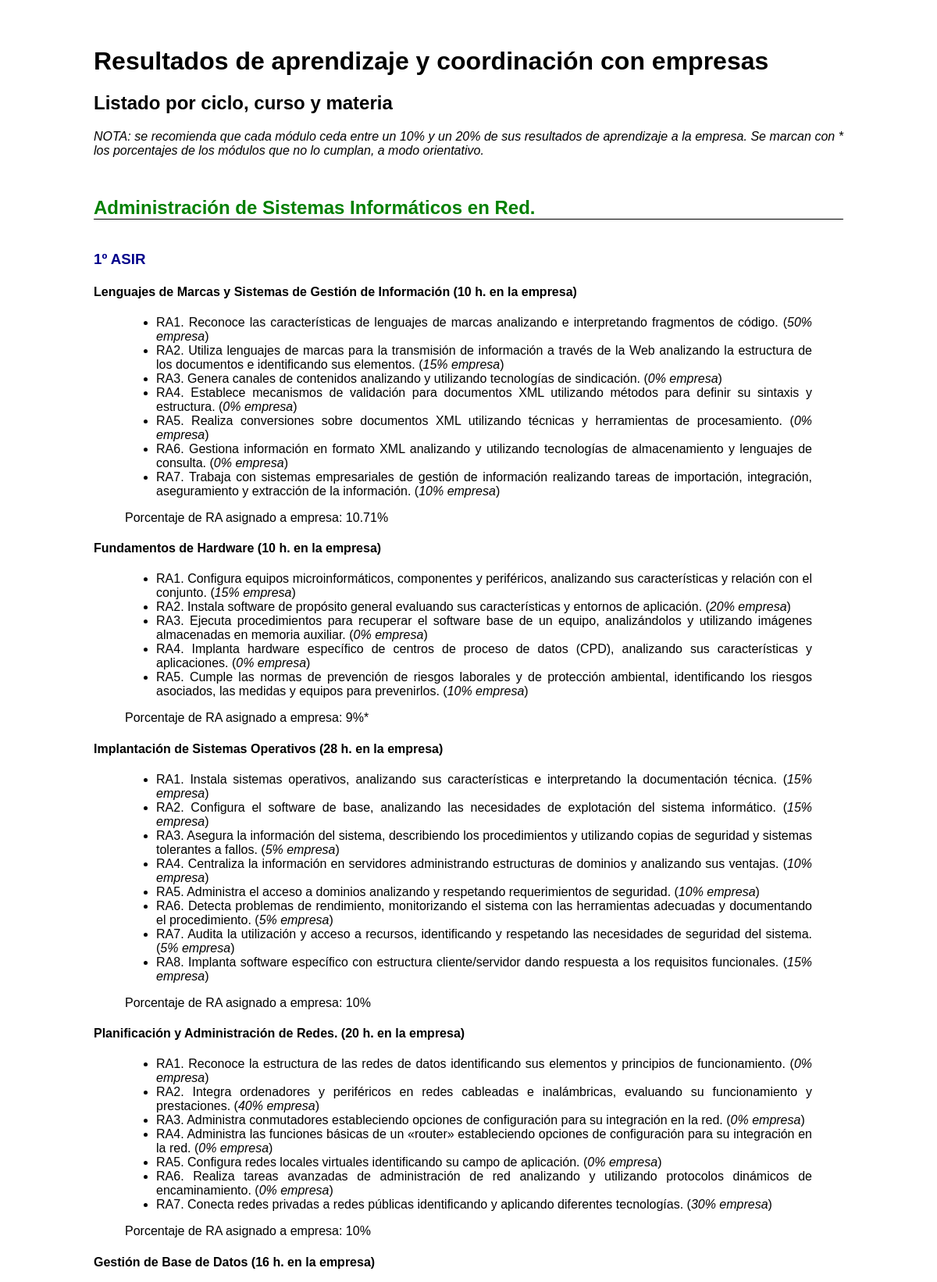
Screenshot of /v3/resultados_aprendizaje_vista_previa.php (upper part) with the database file from the repository.
### tables this page shows
CREATE TABLE IF NOT EXISTS `ciclos` (
  `id` int(11) NOT NULL AUTO_INCREMENT,
  `nombre` varchar(200) NOT NULL,
  `familia` varchar(200) NOT NULL,
  `nivel` varchar(100) NOT NULL,
  PRIMARY KEY (`id`)
);

CREATE TABLE IF NOT EXISTS `cursos` (
  `id` int(11) NOT NULL AUTO_INCREMENT,
  `nombre` varchar(100) NOT NULL,
  `abreviatura` varchar(10) NOT NULL,
  `orden` int(11) DEFAULT NULL,
  `horas_semana` int(11) NOT NULL,
  `categoria` varchar(5) DEFAULT NULL,
  `idCiclo` int(11) DEFAULT NULL,
  PRIMARY KEY (`id`)
);

CREATE TABLE IF NOT EXISTS `materias` (
  `id` int(11) NOT NULL AUTO_INCREMENT,
  `nombre` varchar(100) NOT NULL,
  `idCurso` int(11) NOT NULL,
  `idDepartamento` int(11) DEFAULT NULL,
  `cantidad` int(11) NOT NULL DEFAULT '1',
  `horas` int(11) NOT NULL,
  `horas_complementarias` int(11) NOT NULL DEFAULT '0',
  `grupo` varchar(5) NOT NULL,
  `idEspecialidad` varchar(3) DEFAULT NULL,
  `computables_horas_grupo` tinyint(1) NOT NULL DEFAULT '1',
  `asignada_directiva` tinyint(4) NOT NULL DEFAULT '0',
  `min_num_profesores` int(11) NOT NULL DEFAULT '0',
  `max_grupos_profesor` int(11) NOT NULL DEFAULT '0',
  `tiene_programacion` tinyint(1) NOT NULL DEFAULT '1',
  `tipo` enum('TUTORIA','INGLES','OTRA') NOT NULL DEFAULT 'OTRA',
  `divisible` tinyint(4) NOT NULL DEFAULT '1',
  `horas_empresa` int(11) NOT NULL DEFAULT '0',
  `codigo_oficial` varchar(20) DEFAULT NULL,
  `nombre_oficial` varchar(200) DEFAULT NULL,
  `creditos_ects` int(11) DEFAULT NULL,
  `horas_anuales` int(11) DEFAULT NULL,
  PRIMARY KEY (`id`)
);

CREATE TABLE IF NOT EXISTS `resultados_aprendizaje` (
  `id` int(11) NOT NULL AUTO_INCREMENT,
  `idMateria` int(11) NOT NULL,
  `orden` int(11) NOT NULL,
  `texto` text NOT NULL,
  `porcentaje_empresa` int(11) NOT NULL DEFAULT '0',
  `porcentaje_evaluacion` int(11) NOT NULL DEFAULT '0',
  `es_clave` tinyint(4) NOT NULL DEFAULT '1',
  PRIMARY KEY (`id`)
);

### v3/resultados_aprendizaje_vista_previa.php (the view, shortened to what this page needs)
<?php
    include('includes/database.php');
?>
<!DOCTYPE html>
<html>
    <head>
        <link rel="stylesheet" href="css/estilos_programaciones.css" />
    </head>
    <body>
        <h1>Resultados de aprendizaje y coordinación con empresas</h1>
        <h2>Listado por ciclo, curso y materia</h2>
        <p><em>NOTA: se recomienda que cada módulo ceda entre un 10% y un 20% de sus resultados de aprendizaje a la empresa. Se marcan con * los porcentajes de los módulos que no lo cumplan, a modo orientativo.</em></p>
        <?php
            $result = mysqli_query($db, "SELECT * FROM ciclos WHERE familia like '%Informática%' and nivel like '%Ciclo Formativo%' ORDER BY nombre");
            while($fila = mysqli_fetch_assoc($result))
            {
                echo '<h2 style="margin-top:50px; border-bottom:1px solid black; color:green">' . $fila['nombre'] . '</h2>';
                $result2 = mysqli_query($db, "SELECT cursos.id, cursos.nombre FROM cursos, cursos_ciclos WHERE cursos.id = cursos_ciclos.idCurso AND cursos_ciclos.idCiclo = " . $fila['id'] . ' ORDER BY cursos_ciclos.orden');
                while($fila2 = mysqli_fetch_assoc($result2))
                {
                    echo '<h3 style="margin-top:40px; color:darkblue">' . $fila2['nombre'] . '</h3>';
                    $result3 = mysqli_query($db, "SELECT DISTINCT materias.id, materias.nombre_oficial, materias.horas_empresa FROM materias WHERE (idDepartamento = 1 or idDepartamento = 2 or idDepartamento = 8) and (materias.idCurso = {$fila2['id']} and materias.horas_empresa > 0)");
                    while($fila3 = mysqli_fetch_assoc($result3))
                    {
                        echo '<h4>' . $fila3['nombre_oficial'] . ' (' . $fila3['horas_empresa'] .  ' h. en la empresa)</h4>';
                        echo '<blockquote>';
                        $result4 = mysqli_query($db, "SELECT * FROM resultados_aprendizaje WHERE idMateria = " . $fila3['id'] . " ORDER BY orden");
                        $totalPorcentaje = 0;
                        $totalResultados = 0;
                        echo '<ul>';
                        while($fila4 = mysqli_fetch_assoc($result4))
                        {
                            $totalResultados++;
                            $totalPorcentaje += $fila4['porcentaje_empresa'];
                            echo '<li>RA' . $fila4['orden'] . ". " . $fila4['texto'] . ' (<em>' . $fila4['porcentaje_empresa'] . '% empresa</em>)</li>';
                        }
                        echo '</ul>';
                        $media = $totalResultados == 0?0:$totalPorcentaje / $totalResultados;
                        if($media >= 10 && $media <= 20)
                            echo '<p>Porcentaje de RA asignado a empresa: ' . round($media, 2) . '%</p>';
                        else
                            echo '<p>Porcentaje de RA asignado a empresa: ' . round($media, 2) . '%*</p>';
                        echo '</blockquote>';
                    }
                }
            }
        ?>
    </body>
</html>

### v4/frontend/css/estilos_programaciones.css (style rules this page uses)
body { font-family: Arial, Verdana; margin: 5% 10%; }
p, li, div { text-align: justify; }

### rows the page displays
ciclos: nombre "Administración de Sistemas Informáticos en Red."
cursos: nombre "1º ASIR"
materias: nombre_oficial "Lenguajes de Marcas y Sistemas de Gestión de Información", horas_empresa "10", media "10.71"
resultados_aprendizaje: orden "1", texto "Reconoce las características de lenguajes de marcas analizando e interpretando fragmentos de código.", porcentaje_empresa "50"
resultados_aprendizaje: orden "2", texto "Utiliza lenguajes de marcas para la transmisión de información a través de la Web analizando la estructura de los documentos e identificando sus elementos.", porcentaje_empresa "15"
resultados_aprendizaje: orden "3", texto "Genera canales de contenidos analizando y utilizando tecnologías de sindicación.", porcentaje_empresa "0"
resultados_aprendizaje: orden "4", texto "Establece mecanismos de validación para documentos XML utilizando métodos para definir su sintaxis y estructura.", porcentaje_empresa "0"
resultados_aprendizaje: orden "5", texto "Realiza conversiones sobre documentos XML utilizando técnicas y herramientas de procesamiento.", porcentaje_empresa "0"
resultados_aprendizaje: orden "6", texto "Gestiona información en formato XML analizando y utilizando tecnologías de almacenamiento y lenguajes de consulta.", porcentaje_empresa "0"
resultados_aprendizaje: orden "7", texto "Trabaja con sistemas empresariales de gestión de información realizando tareas de importación, integración, aseguramiento y extracción de la información.", porcentaje_empresa "10"
materias: nombre_oficial "Fundamentos de Hardware", horas_empresa "10", media "9"
resultados_aprendizaje: orden "1", texto "Configura equipos microinformáticos, componentes y periféricos, analizando sus características y relación con el conjunto.", porcentaje_empresa "15"
resultados_aprendizaje: orden "2", texto "Instala software de propósito general evaluando sus características y entornos de aplicación.", porcentaje_empresa "20"
resultados_aprendizaje: orden "3", texto "Ejecuta procedimientos para recuperar el software base de un equipo, analizándolos y utilizando imágenes almacenadas en memoria auxiliar.", porcentaje_empresa "0"
resultados_aprendizaje: orden "4", texto "Implanta hardware específico de centros de proceso de datos (CPD), analizando sus características y aplicaciones.", porcentaje_empresa "0"
resultados_aprendizaje: orden "5", texto "Cumple las normas de prevención de riesgos laborales y de protección ambiental, identificando los riesgos asociados, las medidas y equipos para prevenirlos.", porcentaje_empresa "10"
materias: nombre_oficial "Implantación de Sistemas Operativos", horas_empresa "28", media "10"
resultados_aprendizaje: orden "1", texto "Instala sistemas operativos, analizando sus características e interpretando la documentación técnica.", porcentaje_empresa "15"
resultados_aprendizaje: orden "2", texto "Configura el software de base, analizando las necesidades de explotación del sistema informático.", porcentaje_empresa "15"
resultados_aprendizaje: orden "3", texto "Asegura la información del sistema, describiendo los procedimientos y utilizando copias de seguridad y sistemas tolerantes a fallos.", porcentaje_empresa "5"
resultados_aprendizaje: orden "4", texto "Centraliza la información en servidores administrando estructuras de dominios y analizando sus ventajas.", porcentaje_empresa "10"
resultados_aprendizaje: orden "5", texto "Administra el acceso a dominios analizando y respetando requerimientos de seguridad.", porcentaje_empresa "10"
resultados_aprendizaje: orden "6", texto "Detecta problemas de rendimiento, monitorizando el sistema con las herramientas adecuadas y documentando el procedimiento.", porcentaje_empresa "5"
resultados_aprendizaje: orden "7", texto "Audita la utilización y acceso a recursos, identificando y respetando las necesidades de seguridad del sistema.", porcentaje_empresa "5"
resultados_aprendizaje: orden "8", texto "Implanta software específico con estructura cliente/servidor dando respuesta a los requisitos funcionales.", porcentaje_empresa "15"
materias: nombre_oficial "Planificación y Administración de Redes.", horas_empresa "20", media "10"
resultados_aprendizaje: orden "1", texto "Reconoce la estructura de las redes de datos identificando sus elementos y principios de funcionamiento.", porcentaje_empresa "0"
resultados_aprendizaje: orden "2", texto "Integra ordenadores y periféricos en redes cableadas e inalámbricas, evaluando su funcionamiento y prestaciones.", porcentaje_empresa "40"
resultados_aprendizaje: orden "3", texto "Administra conmutadores estableciendo opciones de configuración para su integración en la red.", porcentaje_empresa "0"
resultados_aprendizaje: orden "4", texto "Administra las funciones básicas de un «router» estableciendo opciones de configuración para su integración en la red.", porcentaje_empresa "0"
resultados_aprendizaje: orden "5", texto "Configura redes locales virtuales identificando su campo de aplicación.", porcentaje_empresa "0"
resultados_aprendizaje: orden "6", texto "Realiza tareas avanzadas de administración de red analizando y utilizando protocolos dinámicos de encaminamiento.", porcentaje_empresa "0"
resultados_aprendizaje: orden "7", texto "Conecta redes privadas a redes públicas identificando y aplicando diferentes tecnologías.", porcentaje_empresa "30"
materias: nombre_oficial "Gestión de Base de Datos", horas_empresa "16"
